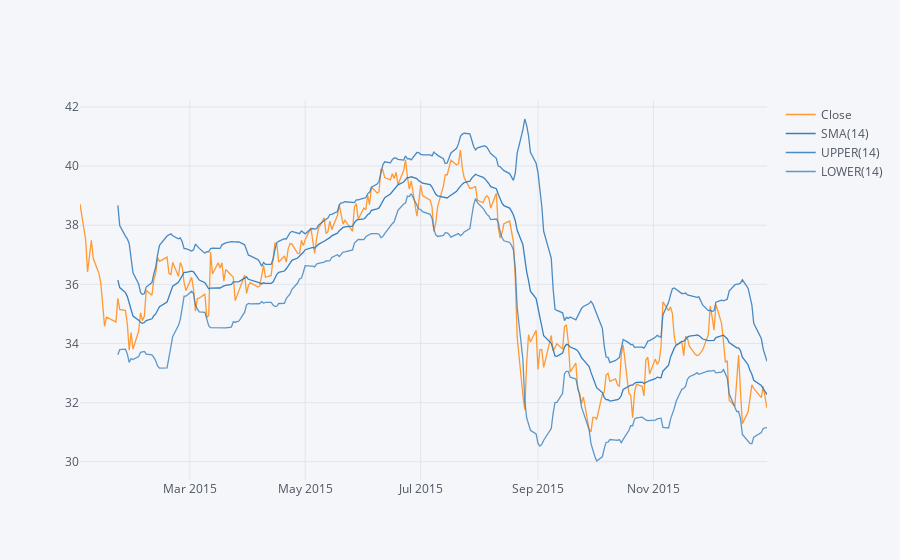

Write notebook code for a chart like this one.
### Markdown cell above
**Use .ta_plot(study='boll') to create a Bollinger Band Plot for Bank of America for the year 2015.**

### Code cell
MS['Close'].loc['2015-01-01': '2016-01-01'].ta_plot(study='boll')

### Figure 1 — Plotly figure (JSON) as saved in the notebook; plotly's stock layout.template omitted (floating-point values rounded to 4 significant figures; data arrays with more than 128 entries replaced by an {"elided": "..."} marker saying what was removed)
{"data": [{"line": {"color": "rgba(255, 153, 51, 1.0)", "dash": "solid", "shape": "linear", "width": 1.3}, "mode": "lines", "name": "Close", "text": "", "type": "scatter", "x": {"elided": "252 str values"}, "y": {"elided": "252 float values"}}, {"line": {"color": "rgba(55, 128, 191, 1.0)", "dash": "solid", "shape": "linear", "width": 1.3}, "mode": "lines", "name": "SMA(14)", "text": "", "type": "scatter", "x": {"elided": "252 str values"}, "y": {"elided": "252 mixed values"}}, {"line": {"color": "rgba(55, 128, 191, 0.8999999999999999)", "dash": "solid", "shape": "linear", "width": 1.3}, "mode": "lines", "name": "UPPER(14)", "text": "", "type": "scatter", "x": {"elided": "252 str values"}, "y": {"elided": "252 mixed values"}}, {"line": {"color": "rgba(55, 128, 191, 0.7999999999999998)", "dash": "solid", "shape": "linear", "width": 1.3}, "mode": "lines", "name": "LOWER(14)", "text": "", "type": "scatter", "x": {"elided": "252 str values"}, "y": {"elided": "252 mixed values"}}], "layout": {"legend": {"bgcolor": "#F5F6F9", "font": {"color": "#4D5663"}}, "paper_bgcolor": "#F5F6F9", "plot_bgcolor": "#F5F6F9", "title": {"font": {"color": "#4D5663"}}, "xaxis": {"gridcolor": "#E1E5ED", "showgrid": true, "tickfont": {"color": "#4D5663"}, "title": {"font": {"color": "#4D5663"}, "text": ""}, "zerolinecolor": "#E1E5ED"}, "yaxis": {"gridcolor": "#E1E5ED", "showgrid": true, "tickfont": {"color": "#4D5663"}, "title": {"font": {"color": "#4D5663"}, "text": ""}, "zerolinecolor": "#E1E5ED"}}}
